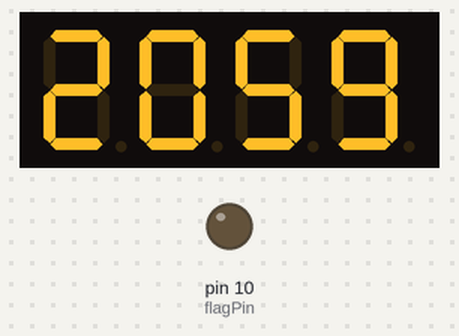
This sketch was run on a simulated Arduino Uno, built with avr-gcc and run on an emulated ATmega328P. On the bench: 4-digit seven-segment display, output pins drawn as LEDs (lit = HIGH). Wiring (inferred from the names in the program): 4-digit 7-segment display, segments lit when HIGH: segments pin 7, pin 8, pin 4, pin 2, pin 3, pin 6, pin 5; digit selects A3, A1, A2, A0. The local clock reads 2024-03-15 10:24:30 at power-on unless the sketch sets it; the segment pins are drawn as the display they are named for; pins used as bus, display or sensor lines are not drawn.

Above: at 0.1 s.
At 5.1 s:
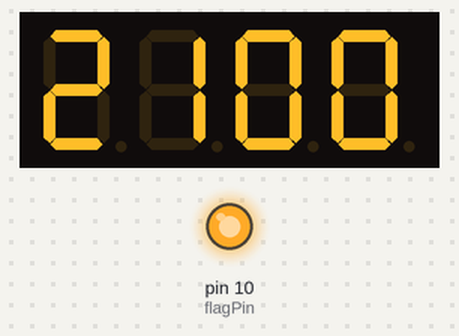
At 65.1 s:
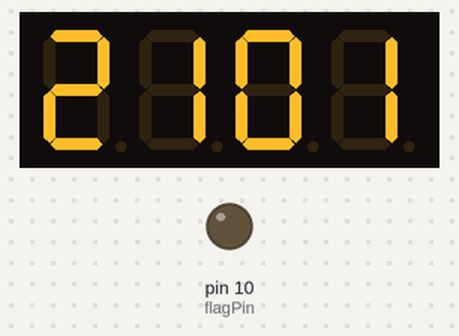
At 125.1 s:
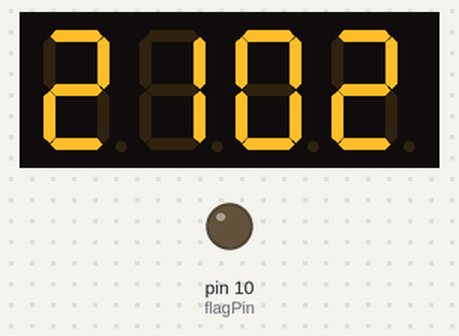
Timing chart, 0 to 126.6 s (numbered marks = the images above):
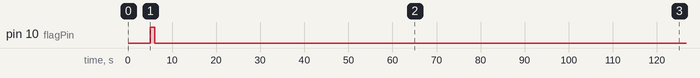

Measured:
- by itself, pin 10 (flagPin): LOW → HIGH at 5.0 s, → LOW 1.0 s later
- what the display in image 0 shows lasts 5.0 s, from 0.1 s to 5.1 s
- what the display in image 1 shows lasts 60.0 s, from 5.1 s to 65.1 s

The sketch:

sev_seg.ino
```cpp
#include <DS1302.h>
/*#include <IRremote.h>
#define change 0xFF629D
#define ok 0xFFC23D
#define zero 0xFF6897
#define one 0xFF30CF
#define two 0xFF18E7
#define three 0xFF7A85
#define four 0xFF10EF
#define five 0xFF38C7
#define six 0xFF5AA5
#define seven 0xFF42BD
#define eight 0xFF4AB5
#define nine 0xFF52AD*/

DS1302 clock1(11, 12, 13);
/*IRrecv IR1(A5);
decode_results results;*/
Time t;

int digPin[4] = {A3, A1, A2, A0};
int segPin[7] = {7, 8, 4, 2, 3, 6, 5};
int flagPin = 10;
bool flag = false;
/*int alarm = 0;
int alarm_h = 100;
int alarm_m = 100;*/

void setup() {
  Serial.begin(9600);
  clock1.writeProtect(false);
  clock1.halt(false);
  clock1.setTime(20, 59, 55);
  for(int i=0; i<4; i++)
    pinMode(digPin[i], OUTPUT);
  for(int i=0; i<7; i++)
    pinMode(segPin[i], OUTPUT);
  //IR1.enableIRIn();
  pinMode(flagPin, OUTPUT);
}

void Seg(int num){
  switch(num){
    case 0:
      digitalWrite(segPin[0], HIGH);
      digitalWrite(segPin[1], HIGH);
      digitalWrite(segPin[2], HIGH);
      digitalWrite(segPin[3], HIGH);
      digitalWrite(segPin[4], HIGH);
      digitalWrite(segPin[5], HIGH);
      digitalWrite(segPin[6], LOW);
      break;
    case 1:
      digitalWrite(segPin[0], LOW);
      digitalWrite(segPin[1], HIGH);
      digitalWrite(segPin[2], HIGH);
      digitalWrite(segPin[3], LOW);
      digitalWrite(segPin[4], LOW);
      digitalWrite(segPin[5], LOW);
      digitalWrite(segPin[6], LOW);
      break;
    case 2:
      digitalWrite(segPin[0], HIGH);
      digitalWrite(segPin[1], HIGH);
      digitalWrite(segPin[2], LOW);
      digitalWrite(segPin[3], HIGH);
      digitalWrite(segPin[4], HIGH);
      digitalWrite(segPin[5], LOW);
      digitalWrite(segPin[6], HIGH);
      break;
    case 3:
      digitalWrite(segPin[0], HIGH);
      digitalWrite(segPin[1], HIGH);
      digitalWrite(segPin[2], HIGH);
      digitalWrite(segPin[3], HIGH);
      digitalWrite(segPin[4], LOW);
      digitalWrite(segPin[5], LOW);
      digitalWrite(segPin[6], HIGH);
      break;
    case 4:
      digitalWrite(segPin[0], LOW);
      digitalWrite(segPin[1], HIGH);
      digitalWrite(segPin[2], HIGH);
      digitalWrite(segPin[3], LOW);
      digitalWrite(segPin[4], LOW);
      digitalWrite(segPin[5], HIGH);
      digitalWrite(segPin[6], HIGH);
      break;
    case 5:
      digitalWrite(segPin[0], HIGH);
      digitalWrite(segPin[1], LOW);
      digitalWrite(segPin[2], HIGH);
      digitalWrite(segPin[3], HIGH);
      digitalWrite(segPin[4], LOW);
      digitalWrite(segPin[5], HIGH);
      digitalWrite(segPin[6], HIGH);
      break;
    case 6:
      digitalWrite(segPin[0], HIGH);
      digitalWrite(segPin[1], LOW);
      digitalWrite(segPin[2], HIGH);
      digitalWrite(segPin[3], HIGH);
      digitalWrite(segPin[4], HIGH);
      digitalWrite(segPin[5], HIGH);
      digitalWrite(segPin[6], HIGH);
      break;
    case 7:
      digitalWrite(segPin[0], HIGH);
      digitalWrite(segPin[1], HIGH);
      digitalWrite(segPin[2], HIGH);
      digitalWrite(segPin[3], LOW);
      digitalWrite(segPin[4], LOW);
      digitalWrite(segPin[5], HIGH);
      digitalWrite(segPin[6], LOW);
      break;
    case 8:
      digitalWrite(segPin[0], HIGH);
      digitalWrite(segPin[1], HIGH);
      digitalWrite(segPin[2], HIGH);
      digitalWrite(segPin[3], HIGH);
      digitalWrite(segPin[4], HIGH);
      digitalWrite(segPin[5], HIGH);
      digitalWrite(segPin[6], HIGH);
      break;
    case 9:
      digitalWrite(segPin[0], HIGH);
      digitalWrite(segPin[1], HIGH);
      digitalWrite(segPin[2], HIGH);
      digitalWrite(segPin[3], HIGH);
      digitalWrite(segPin[4], LOW);
      digitalWrite(segPin[5], HIGH);
      digitalWrite(segPin[6], HIGH);
      break;
    default:
      digitalWrite(segPin[0], LOW);
      digitalWrite(segPin[1], LOW);
      digitalWrite(segPin[2], LOW);
      digitalWrite(segPin[3], LOW);
      digitalWrite(segPin[4], LOW);
      digitalWrite(segPin[5], LOW);
      digitalWrite(segPin[6], LOW);
      break;
  }
}

/*void Dis(int digit){
  for(int i=0; i<4; i++){
    if(i == digit)
      digitalWrite(digPin[i], LOW);
    else
      digitalWrite(digPin[i], HIGH);
  }
  if(digit == 0)
    Seg(alarm%10000/1000);
  else if(digit == 1)
    Seg(alarm%1000/100);
  else if(digit == 2)
    Seg(alarm%100/10);
  else
    Seg(alarm%10);
}*/

void Display(int digit){
  for(int i=0; i<4; i++){
    if(i == digit)
      digitalWrite(digPin[i], LOW);
    else
      digitalWrite(digPin[i], HIGH);
  }
  if(digit == 0)
    Seg(t.hour/10);
  else if(digit == 1)
    Seg(t.hour%10);
  else if(digit == 2)
    Seg(t.min/10);
  else
    Seg(t.min%10);
}

void loop() {
  /*if(IR1.decode(&results)){
    Serial.println(results.value, HEX);
    if(results.value == change){
      IR1.resume();
      while(1){
        alarm = alarm%100000;
        if(IR1.decode(&results)){
          if(results.value == ok){
            alarm_h = alarm%10000/100;
            alarm_m = alarm%100;
            break;
          }
          else if(results.value == zero)
            alarm = alarm*10+0;
          else if(results.value == one)
            alarm = alarm*10+1;
          else if(results.value == two)
            alarm = alarm*10+2;
          else if(results.value == three)
            alarm = alarm*10+3;
          else if(results.value == four)
            alarm = alarm*10+4;
          else if(results.value == five)
            alarm = alarm*10+5;
          else if(results.value == six)
            alarm = alarm*10+6;
          else if(results.value == seven)
            alarm = alarm*10+7;
          else if(results.value == eight)
            alarm = alarm*10+8;
          else if(results.value == nine)
            alarm = alarm*10+9;
          IR1.resume();
        }
        else{
          for(int i=0; i<4; i++){
            Dis(i);
            delay(5);
          }
        }
      }
    }
    else
      IR1.resume();
  }*/
  t = clock1.getTime();
  for(int i=0; i<4; i++){
    Display(i);
    delay(5);
  }
  if(t.min==0 && t.sec==0)
    //digitalWrite(flagPin, HIGH);
    flag = true;
  else
    flag = false;
  //if(alarm_h==t.hour && alarm_m==t.min)
    //flag = true;
  digitalWrite(flagPin, flag);

}
```
